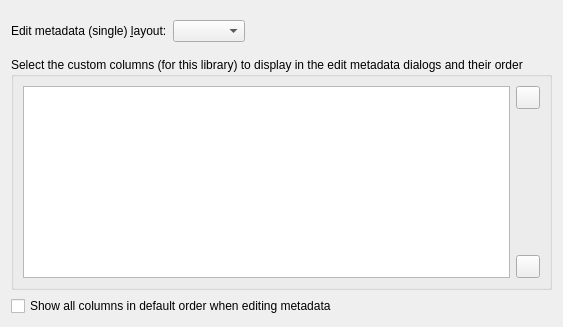
     <widget class="QWidget" name="edit_metadata_tab">
      <attribute name="icon">
       <iconset resource="../../../../resources/images.qrc">
        <normaloff>:/images/edit_input.png</normaloff>:/images/edit_input.png</iconset>
      </attribute>
      <attribute name="title">
       <string>Edit &amp;metadata</string>
      </attribute>
      <layout class="QGridLayout" name="gridLayout_61">
       <item row="1" column="0">
        <layout class="QHBoxLayout" name="horizontalLayout1">
         <item>
          <widget class="QLabel" name="edit_metadata_single_label">
           <property name="text">
            <string>Edit metadata (single) &amp;layout:</string>
           </property>
           <property name="buddy">
            <cstring>opt_edit_metadata_single_layout</cstring>
           </property>
          </widget>
         </item>
         <item>
          <widget class="QComboBox" name="opt_edit_metadata_single_layout">
           <property name="toolTip">
            <string>Choose a different layout for the Edit metadata dialog. The compact metadata layout favors editing custom metadata over changing covers and formats.</string>
           </property>
          </widget>
         </item>
         <item>
          <spacer name="verticalSpacer_5">
           <property name="orientation">
            <enum>Qt::Horizontal</enum>
           </property>
           <property name="sizeHint" stdset="0">
            <size>
             <width>20</width>
             <height>40</height>
            </size>
           </property>
          </spacer>
         </item>
        </layout>
       </item>
       <item row="6" column="0">
        <widget class="QGroupBox" name="groupBox">
         <property name="title">
          <string>Select the custom columns (for this library) to display in the edit metadata dialogs and their order</string>
         </property>
         <layout class="QGridLayout" name="gridLayout_3">
          <item row="3" column="1">
           <widget class="QToolButton" name="em_down_button">
            <property name="toolTip">
             <string>Move down</string>
            </property>
            <property name="icon">
             <iconset resource="../../../../resources/images.qrc">
              <normaloff>:/images/arrow-down.png</normaloff>:/images/arrow-down.png</iconset>
            </property>
           </widget>
          </item>
          <item row="1" column="1">
           <widget class="QToolButton" name="em_up_button">
            <property name="toolTip">
             <string>Move up</string>
            </property>
            <property name="icon">
             <iconset resource="../../../../resources/images.qrc">
              <normaloff>:/images/arrow-up.png</normaloff>:/images/arrow-up.png</iconset>
            </property>
           </widget>
          </item>
          <item row="2" column="1">
           <spacer name="verticalSpacer_5">
            <property name="orientation">
             <enum>Qt::Vertical</enum>
            </property>
            <property name="sizeHint" stdset="0">
             <size>
              <width>20</width>
              <height>40</height>
             </size>
            </property>
           </spacer>
          </item>
          <item row="1" column="0" rowspan="3">
           <widget class="QListView" name="em_display_order">
            <property name="alternatingRowColors">
             <bool>true</bool>
            </property>
           </widget>
          </item>
         </layout>
        </widget>
       </item>
       <item row="8" column="0">
        <widget class="QCheckBox" name="opt_edit_metadata_ignore_display_order">
         <property name="text">
          <string>Show all columns in default order when editing metadata</string>
         </property>
         <property name="toolTip">
          <string>&lt;p&gt;Check this box to make the edit metadata dialogs ignore the
above specifications, showing all the columns in the default order. This is
useful for temporarily seeing all your columns in the dialogs without losing
the display and order specifications.&lt;/p&gt;</string>
         </property>
        </widget>
       </item>
      </layout>
     </widget>
